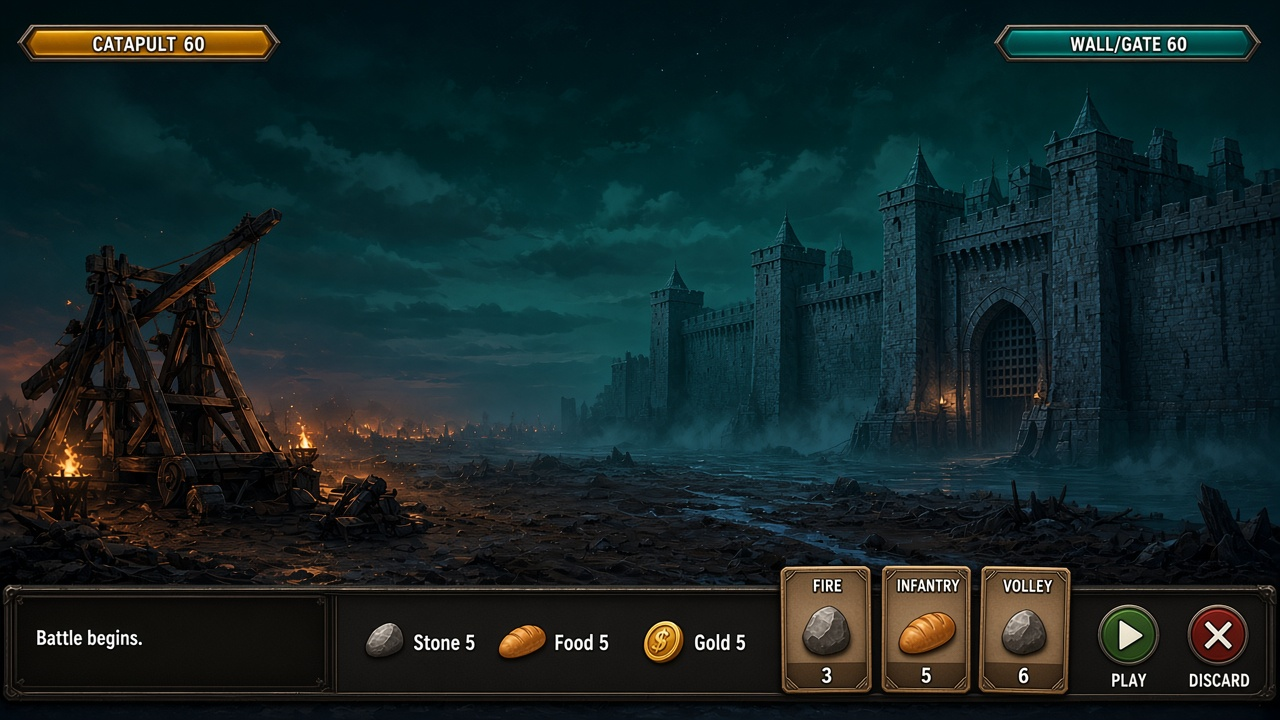
#> input picture assets/art/backgrounds/composite-battle-empty.jpg, 1280 x 720 px, given in place of cards-attacker-fire-volley-fireball_9c72.jpg, which was not available; the run also reads 1 picture not shown here
$ python slice_assets.py
#> lines starting #> are read from the running program, lines starting #| are printed output that depends on the picture; pictures that were not available may be replaced by others from this repository, and a replacement may not be noted
#!/usr/bin/env python3
"""Slice composite art sheets into individual assets for Flutter."""

from PIL import Image
import os

ASSETS_DIR = 'assets/art'
OUTPUT_CARDS = f'{ASSETS_DIR}/cards'
OUTPUT_UI = f'{ASSETS_DIR}/ui'
OUTPUT_CAMPAIGN = f'{ASSETS_DIR}/campaign'
OUTPUT_BG = f'{ASSETS_DIR}/backgrounds'

# Create output directories
os.makedirs(OUTPUT_CARDS, exist_ok=True)
os.makedirs(OUTPUT_UI, exist_ok=True)
os.makedirs(OUTPUT_CAMPAIGN, exist_ok=True)
os.makedirs(OUTPUT_BG, exist_ok=True)

def slice_card_sheet(sheet_path, card_names, output_dir):
    """Slice a card sheet with 3 cards horizontally into individual cards."""
#> called with output_dir = 'assets/art/cards'
    img = Image.open(sheet_path)
#> img is the input picture: PIL image 1280x720 RGB; mean R, G, B 22.5, 38.4, 39.5
    width, height = img.size
#> width = 1280; height = 720
    card_width = width // 3
#> card_width = 426

    for i, name in enumerate(card_names):
        left = i * card_width
        card_img = img.crop((left, 0, left + card_width, height))
        output_path = os.path.join(output_dir, f'{name}.png')
        card_img.save(output_path, 'PNG')
        print(f'Sliced: {name}')
#> this loop made 3 passes
#> pass 1, in slice_card_sheet, `card_img = img.crop((left, 0, left + card_width, height))`:
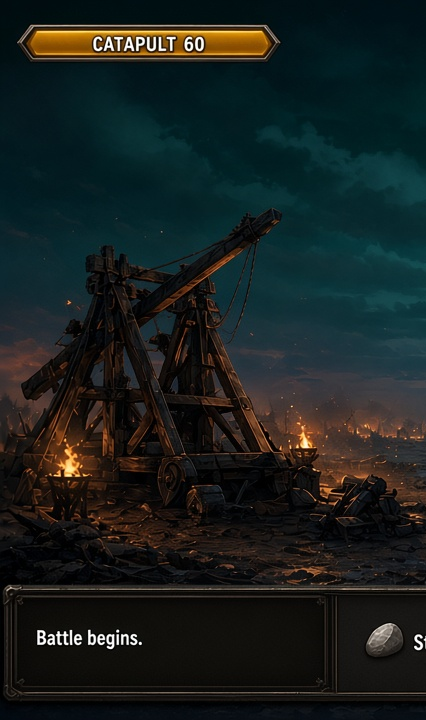
#> card_img: PIL image 426x720 RGB; mean R, G, B 24.8, 32.1, 30.6
#> pass 2, in slice_card_sheet, `card_img = img.crop((left, 0, left + card_width, height))`:
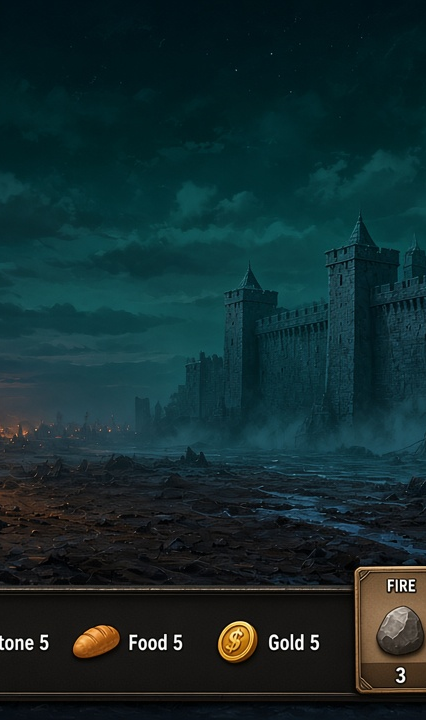
#> card_img: PIL image 426x720 RGB; mean R, G, B 19.2, 43.5, 46
#> pass 3, in slice_card_sheet, `card_img = img.crop((left, 0, left + card_width, height))`:
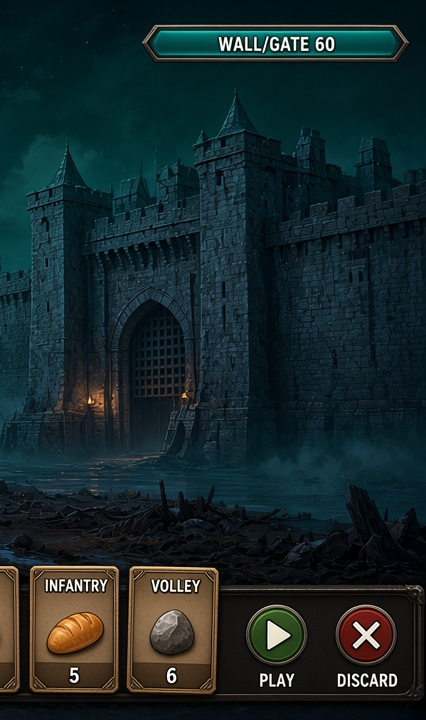
#> card_img: PIL image 426x720 RGB; mean R, G, B 23.4, 39.6, 41.8

# [93 lines left out: functions slice_resource_icons, slice_status_indicators, slice_campaign_nodes, slice_result_overlays, copy_single_assets, not called in this run]

if __name__ == '__main__':
    print('Slicing card sheets...')

    # Attacker cards
    slice_card_sheet(
        f'{ASSETS_DIR}/cards-attacker-fire-volley-fireball_9c72.jpg',
        ['fire', 'volley', 'fireball'],
        OUTPUT_CARDS
    )
    slice_card_sheet(
        f'{ASSETS_DIR}/cards-attacker-infantry-mercenaries-cleanse_d6ba.jpg',
        ['infantry', 'mercenaries', 'cleanse'],
        OUTPUT_CARDS
    )

    # Defender cards
    slice_card_sheet(
        f'{ASSETS_DIR}/cards-defender-archers-balista-firearrows_beed.jpg',
        ['archers', 'balista', 'fire_arrows'],
        OUTPUT_CARDS
    )
    slice_card_sheet(
        f'{ASSETS_DIR}/cards-defender-boulders-sabotage-cleanse_a836.jpg',
        ['boulders', 'sabotage', 'cleanse_defender'],
        OUTPUT_CARDS
    )
#> (the run stopped early here; a loop or call above may not have finished)
